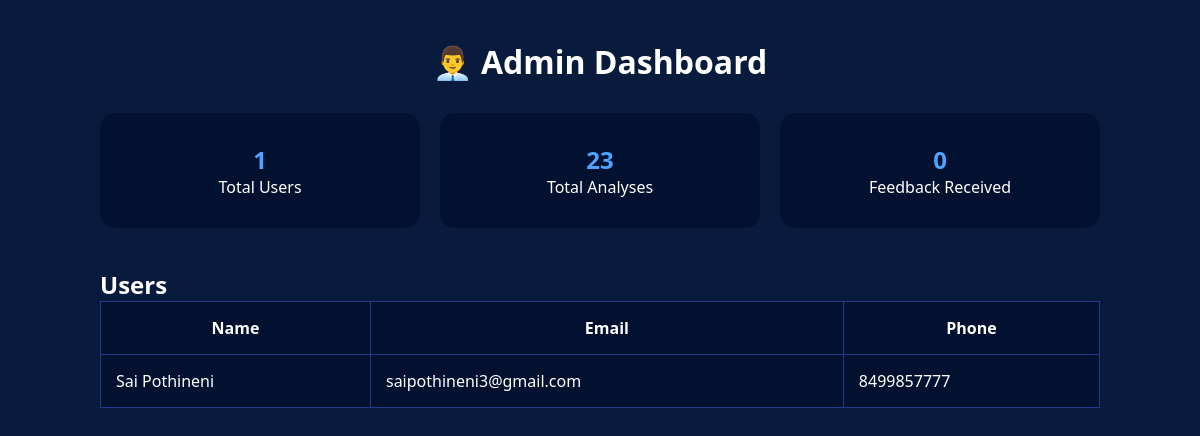
The page /admin on the database its author committed.
### models.py (models this page shows)
class User(db.Model):
    id = db.Column(
        db.Integer,
        primary_key=True
    )
    name = db.Column(
        db.String(100),
        nullable=False
    )
    email = db.Column(
        db.String(100),
        unique=True,
        nullable=False
    )
    phone = db.Column(
        db.String(15),
        nullable=False
    )
    password = db.Column(
        db.String(255),
        nullable=False
    )

### app.py (the view)
@app.route('/admin')
def admin():
    users = User.query.all()
    analyses = Analysis.query.all()
    feedbacks = Feedback.query.all()
    return render_template(
        'admin.html',
        users=users,
        analyses=analyses,
        feedbacks=feedbacks
    )

### templates/admin.html (shortened to what this page needs)
<!DOCTYPE html>
<html>
<head>
    <link rel="stylesheet"
          href="{{ url_for('static',
          filename='css/admin.css') }}">
</head>
<body>
<div class="container">
    <h1>👨‍💼 Admin Dashboard</h1>
    <div class="cards">
        <div class="card">
            <h2>{{ users|length }}</h2>
            <p>Total Users</p>
        </div>
        <div class="card">
            <h2>{{ analyses|length }}</h2>
            <p>Total Analyses</p>
        </div>
        <div class="card">
            <h2>{{ feedbacks|length }}</h2>
            <p>Feedback Received</p>
        </div>
    </div>
    <h2>Users</h2>
    <table>
        <tr>
            <th>Name</th>
            <th>Email</th>
            <th>Phone</th>
        </tr>
        {% for user in users %}
        <tr>
            <td>{{ user.name }}</td>
            <td>{{ user.email }}</td>
            <td>{{ user.phone }}</td>
        </tr>
        {% endfor %}
    </table>
</div>
</body>
</html>

### static/css/admin.css (style rules this page uses)
* { margin:0; padding:0; box-sizing:border-box; font-family:'Segoe UI',sans-serif; }
body { background:#081b3d; color:white; }
.container { width:90%; margin:auto; padding:40px; }
h1 { text-align:center; margin-bottom:30px; }
.cards { display:flex; gap:20px; margin-bottom:40px; }
.card { flex:1; background:#02112f; padding:30px; border-radius:15px; text-align:center; }
.card h2 { color:#4da3ff; }
table { width:100%; border-collapse:collapse; background:#02112f; }
th,td { padding:15px; border:1px solid #1e3a8a; }

### rows shown on the page
User: name "Sai Pothineni", email "saipothineni3@gmail.com", phone "8499857777"

### other values the page prints
{{ users|length }} "1"
{{ analyses|length }} "23"
{{ feedbacks|length }} "0"
